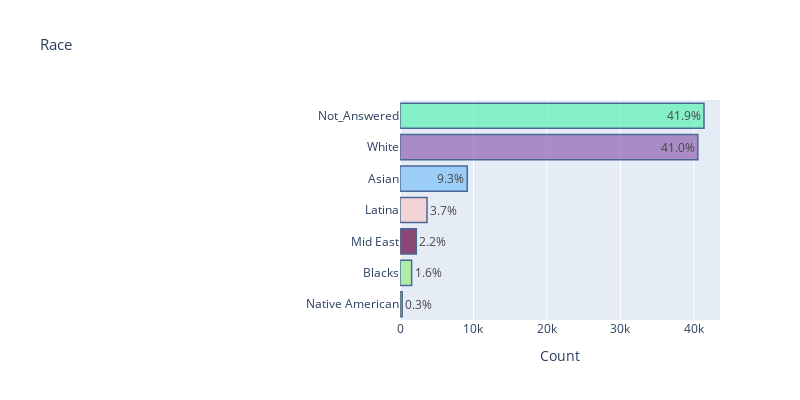

Notebook code for this chart:
### Markdown cell above
#### Race

### Code cell
bar_horizontal_plot(choice_type='multiple', question='Race', width=800, height=400, left=400)

### Figure 1 — Plotly figure (JSON) as saved in the notebook; plotly's stock layout.template omitted (floating-point values rounded to 4 significant figures)
{"data": [{"marker": {"color": ["#A5A200", "#9BED87", "#610541", "#FAC9C9", "#7DC1F6", "#9164B2", "#5DF2B5", "#C99D0D", "#637D84", "#555B6B", "#428016", "#2E79B5", "#7E072D", "#63A066", "#5D010E", "#AC4E8C", "#7FD698", "#396DBF", "#6A8696", "#83E222", "#9C50FF", "#AF3C38", "#3017B9", "#C52A27", "#CD7614", "#0B5AE4", "#BDF599", "#2BED09", "#B21611", "#907C91"], "line": {"color": "rgb(8,48,107)", "width": 1.5}}, "opacity": 0.7, "orientation": "h", "text": ["0.3%", "1.6%", "2.2%", "3.7%", "9.3%", "41.0%", "41.9%"], "textfont": {"color": "rgb(0, 0, 0)", "size": 12}, "textposition": "auto", "type": "bar", "x": [292, 1585, 2221, 3678, 9156, 40541, 41382], "y": ["Native American", "Blacks", "Mid East", "Latina", "Asian", "White", "Not_Answered"]}], "layout": {"height": 400, "margin": {"l": 400}, "title": {"font": {"size": 15}, "text": "Race"}, "width": 800, "xaxis": {"tickfont": {"size": 12}, "title": {"text": "Count"}}, "yaxis": {"tickfont": {"size": 12}}}}
